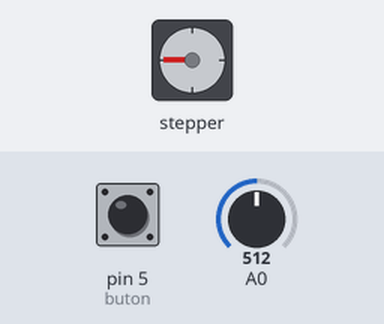
Simulated run of this sketch. Board: Arduino Uno, built with avr-gcc and run on an emulated ATmega328P. On the bench: stepper motor. Wiring (inferred from the names in the program): stepper motor driver (200 steps per turn assumed): step pin 4; direction pin 3. The inputs (shaded band) are chosen by the test bench; at power-on: A0 = 512, pin 5 (buton) LOW.

Above: at 1.2 s.
1.3 s: A0 set to 716
At 1.67 s:
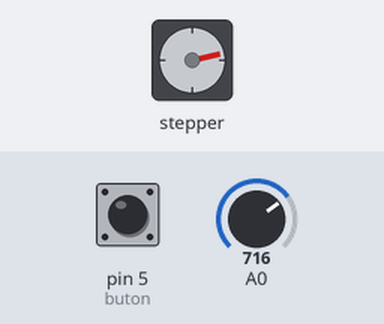
4.3 s: pin 5 (buton) pulled HIGH for 1 s
At 4.68 s:
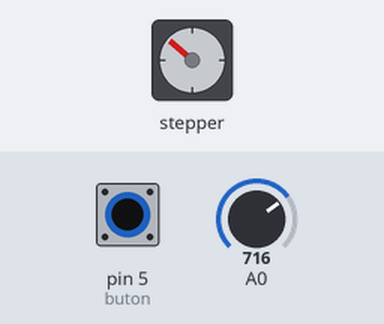
7.3 s: A0 set to 900
At 7.69 s:
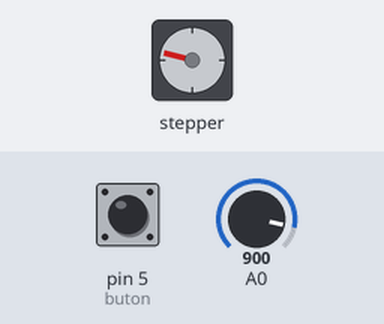
10.3 s: pin 5 (buton) pulled HIGH for 0.15 s
Timing chart, 0 to 14.4 s (numbered marks = the images above; inputs shaded):
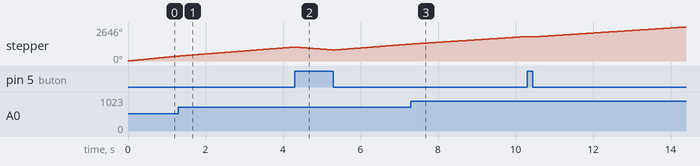

The sketch:

kamera_slider.ino
```cpp
int steppin=4;
int dirpin=3;
int value;
int buton =5;

void setup() {

  pinMode(5,INPUT);
  pinMode(3,OUTPUT);
  pinMode(4,OUTPUT);


}

void loop() {
  int x=digitalRead(buton);
  int deger=analogRead(A0);
  value=map(deger,0,1023,900,5000);
   if(x == 1){
    digitalWrite(3,LOW);
  digitalWrite(steppin,HIGH);
  delayMicroseconds(value);
  digitalWrite(steppin,LOW);
  delayMicroseconds(value);
  }
  else {
    digitalWrite(3,HIGH);
  digitalWrite(steppin,HIGH);
  delayMicroseconds(value);
  digitalWrite(steppin,LOW);
  delayMicroseconds(value);

  }


}
```
